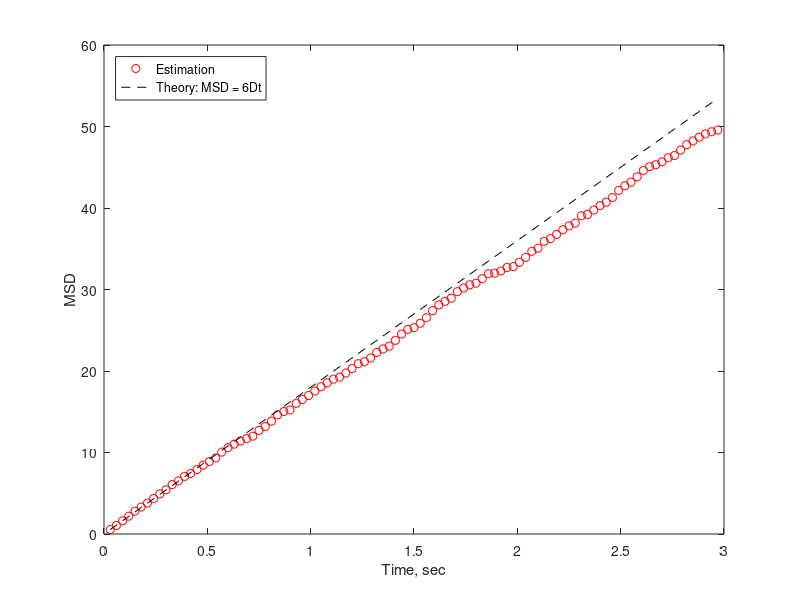
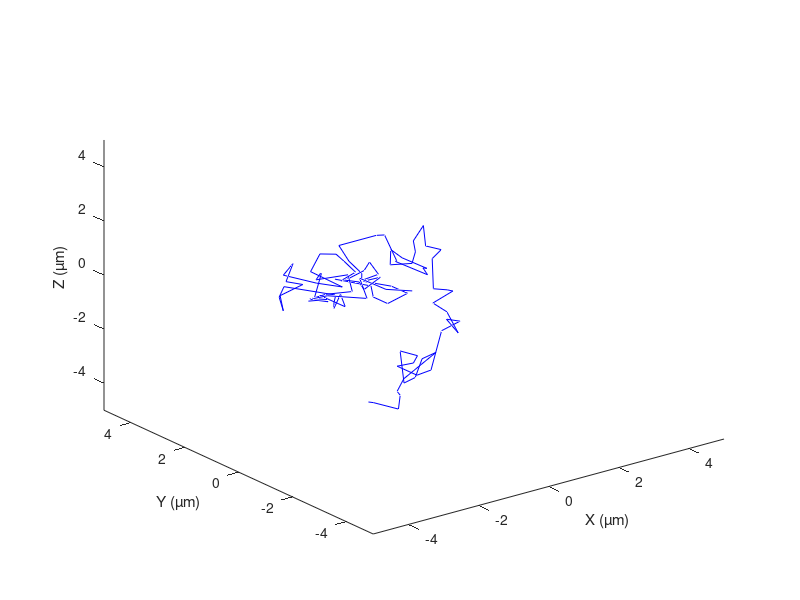
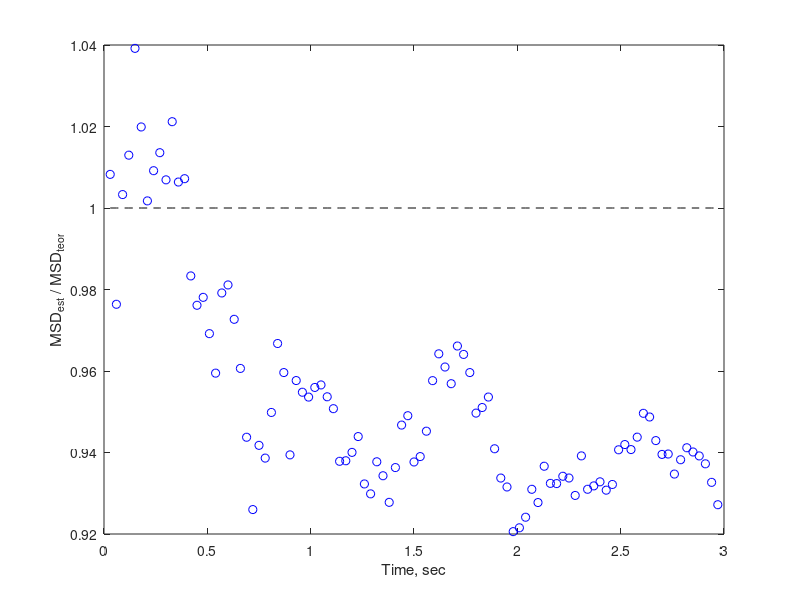

MATLAB code for these plots, in order:
function ND_mycheck_18jan
D = 3;
T = 100;	% <#> Number of frames to simulate particles for	%
P = 500;	% <#> Number of particles to simulate				%
dt = 0.030;
Time = (linspace(0, (T-1) * dt, T))';


traj = cell([P, 1]);  % Initialize Traj for this iteration
traj_tot = [];
dis_tot = [];
for p = 1:P
    traj{p} = NormalDiffusion(Time, D);
    traj_tot = [traj_tot; traj{p}];
    dis_tot = [dis_tot; traj{p}];
end
% dis_tot
MSD = [];
ad = 1e-5;
Time2 = Time(2:end);
for t = min(Time2):dt:max(Time2)
    dis_t = dis_tot(traj_tot(:,4)>=t-ad & traj_tot(:,4)<=t+ad,:);
    MSD_t = mean(sum(dis_t(:,1:3).^2,2));
 
    MSD = [MSD; MSD_t];
end

figure()
plot(Time2, MSD, 'or', ...
    Time2, 2*3*D.*Time2, 'k--')
legend('Estimation', 'Theory: MSD = 6Dt','Location','northwest')
xlabel('Time, sec')
ylabel('MSD')

figure()
plot3(traj{1}(:,1),  traj{1}(:,2), traj{1}(:,3), '-b')
xlim([-5 5]); % Set x-axis limits
ylim([-5 5]); % Set y-axis limits
zlim([-5 5]); % Set z-axis limits

xlabel('X (µm)'); % Label for x-axis
ylabel('Y (µm)'); % Label for y-axis
zlabel('Z (µm)'); % Label for z-axis
rotate3d on; % Enable interactive rotation
figure()
plot(Time2, MSD./(2*3*D.*Time2), 'ob', Time2, ones(size(Time2)), '--k')
xlabel('Time, sec')
ylabel('MSD_{est} / MSD_{teor}')
end
function [traj] = NormalDiffusion(t, D)
N = length(t);	% N - Number of positions, N-1 - number of displacements 				%
dt = diff(t);	% Time differential between positions			%
	
traj = zeros([N-1, 3+1]);	% Initialize the trajectory %
traj(:,end) = t(2:end);

% Normal distribution
mu = 0;
sigma = (2*D*dt).^0.5;
du_x = mu + sigma .* randn(N-1, 1);
du_y = mu + sigma .* randn(N-1, 1);
du_z = mu + sigma .* randn(N-1, 1);
du_3d = [du_x du_y du_z];
traj(:,1:3) = cumsum(du_3d);
end